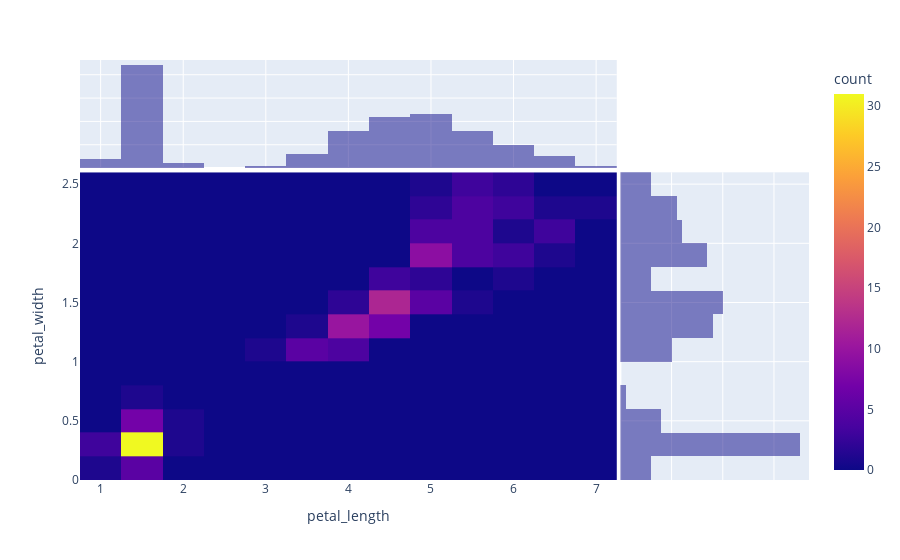

Notebook source saved alongside this figure:
### Code cell
fig = px.density_heatmap(iris, x='petal_length', y='petal_width',
                        nbinsx=20, nbinsy=20,
                        marginal_x='histogram', marginal_y='histogram')
fig.show()

### Figure 1 — Plotly figure (JSON) as saved in the notebook; plotly's stock layout.template omitted (floating-point values rounded to 4 significant figures; data arrays with more than 128 entries replaced by an {"elided": "..."} marker saying what was removed)
{"data": [{"coloraxis": "coloraxis", "hovertemplate": "petal_length=%{x}<br>petal_width=%{y}<br>count=%{z}<extra></extra>", "name": "", "nbinsx": 20, "nbinsy": 20, "type": "histogram2d", "x": {"elided": "150 float values"}, "xaxis": "x", "xbingroup": "x", "y": {"elided": "150 float values"}, "yaxis": "y", "ybingroup": "y"}, {"alignmentgroup": "True", "bingroup": "x", "hovertemplate": "petal_length=%{x}<br>count=%{y}<extra></extra>", "legendgroup": "", "marker": {"color": "#0d0887"}, "name": "", "offsetgroup": "", "opacity": 0.5, "showlegend": false, "type": "histogram", "x": {"elided": "150 float values"}, "xaxis": "x3", "yaxis": "y3"}, {"alignmentgroup": "True", "bingroup": "y", "hovertemplate": "petal_width=%{y}<br>count=%{x}<extra></extra>", "legendgroup": "", "marker": {"color": "#0d0887"}, "name": "", "offsetgroup": "", "opacity": 0.5, "showlegend": false, "type": "histogram", "xaxis": "x2", "y": {"elided": "150 float values"}, "yaxis": "y2"}], "layout": {"barmode": "overlay", "coloraxis": {"colorbar": {"title": {"text": "count"}}, "colorscale": [[0, "#0d0887"], [0.1111, "#46039f"], [0.2222, "#7201a8"], [0.3333, "#9c179e"], [0.4444, "#bd3786"], [0.5556, "#d8576b"], [0.6667, "#ed7953"], [0.7778, "#fb9f3a"], [0.8889, "#fdca26"], [1, "#f0f921"]]}, "legend": {"tracegroupgap": 0}, "margin": {"t": 60}, "xaxis": {"anchor": "y", "domain": [0, 0.7363], "title": {"text": "petal_length"}}, "xaxis2": {"anchor": "y2", "domain": [0.7413, 1], "matches": "x2", "showgrid": true, "showline": false, "showticklabels": false, "ticks": ""}, "xaxis3": {"anchor": "y3", "domain": [0, 0.7363], "matches": "x", "showgrid": true, "showticklabels": false}, "xaxis4": {"anchor": "y4", "domain": [0.7413, 1], "matches": "x2", "showgrid": true, "showline": false, "showticklabels": false, "ticks": ""}, "yaxis": {"anchor": "x", "domain": [0, 0.7326], "title": {"text": "petal_width"}}, "yaxis2": {"anchor": "x2", "domain": [0, 0.7326], "matches": "y", "showgrid": true, "showticklabels": false}, "yaxis3": {"anchor": "x3", "domain": [0.7426, 1], "matches": "y3", "showgrid": true, "showline": false, "showticklabels": false, "ticks": ""}, "yaxis4": {"anchor": "x4", "domain": [0.7426, 1], "matches": "y3", "showgrid": true, "showline": false, "showticklabels": false, "ticks": ""}}}
